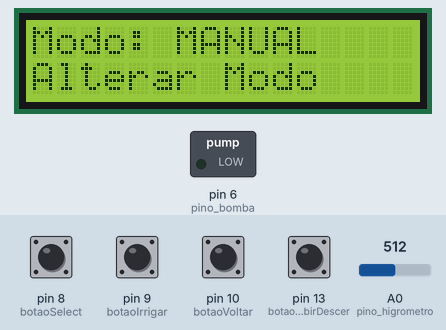
Recording of a sketch running on a simulated Arduino Uno, built with avr-gcc and run on an emulated ATmega328P. On the bench: 16×2 character LCD, switched loads named in the sketch (green lamp = pin HIGH). Dashed ring = blinking. The test bench sets the inputs (shaded band); at power-on: pin 8 (botaoSelect), pin 9 (botaoIrrigar), pin 10 (botaoVoltar), pin 13 (botaoSubirDescer) LOW, A0 (pino_higrometro) = 512. The local clock reads 2024-03-15 10:24:30 at power-on unless the sketch sets it; what the sketch prints to the serial monitor is not drawn.

Above: at 6.2 s.
6.3 s: pin 9 (botaoIrrigar) pulled HIGH for 1 s
At 6.8 s:
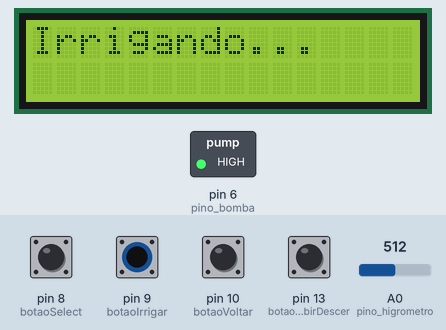
9.1 s: pin 8 (botaoSelect) pulled HIGH for 1 s
At 9.44 s:
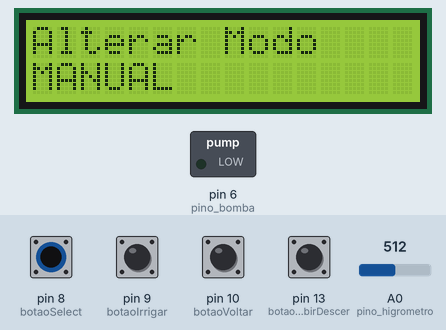
16.1 s: pin 9 (botaoIrrigar) pulled HIGH for 0.2 s
At 16.5 s:
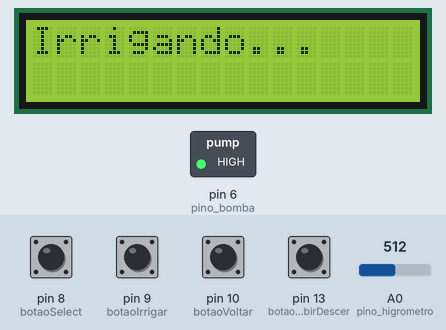
Timing chart, 0 to 19.1 s (numbered marks = the images above; inputs shaded):
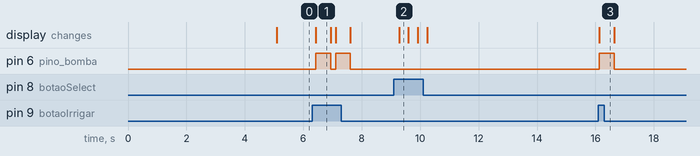

The sketch:

irrigador.ino
```cpp
// Programa para projeto cuidador de planta indoor
#include <DS3232RTC.h>
#include <Streaming.h>
#include <Time.h>
#include <LiquidCrystal.h>

#define pino_higrometro A0
#define pino_bomba 6
#define pino_nivel 7
#define botaoSelect 8
#define botaoIrrigar 9
#define botaoVoltar 10
#define botaoSubirDescer 13
#define valorMinimoLigarBomba 700

int modo = 0; // 0 = manual, 1 = automatico, 2 = no horario
int menu = 0; // 0 = inicio, 1 = Menu
int submenu = 0; //
int selecionarHora = 0; // 0 = hora, 1 = minuto

int horario_hora = 12;
int horario_minuto = 0;

int horas;
int minutos;
int segundos;
LiquidCrystal lcd(12, 11, 5, 4, 3, 2); // Indica pinos do display LCD (padrão, não dá pra mudar)

void setup() {
  Serial.begin(9600);
  lcd.begin(16, 2);

  pinMode(pino_higrometro, INPUT);
  pinMode(botaoSubirDescer, INPUT);
  pinMode(botaoVoltar, INPUT);
  pinMode(botaoIrrigar, INPUT);
  pinMode(botaoSelect, INPUT);
  pinMode(pino_bomba, OUTPUT);


  //Sincroniza a biblioteca Tima com o RTC a cada 5 minutos
  setSyncProvider(RTC.get);
  Serial << F("Sincronizando com o RTC...");
  if (timeStatus() != timeSet) Serial << F(" Falha!");
  Serial << endl;
  escreve_lcd("Irrigador Indoor", 0, "Versao 1.0", 3);
  delay(5000);

}

void loop() {
  horas = hour(); //toInt()
  minutos = minute();//.toInt();
  segundos = second();//.toInt();

  int valorHigrometro = analogRead(pino_higrometro);
  Serial.print("Valor Higrometro: ");
  Serial.print(valorHigrometro);
  Serial.print(" Hora Atual: ");
  Serial.print(horas);
  Serial.print(" Minuto Atual: ");
  Serial.print(minutos);
  Serial.print(" Segundo Atual: ");
  Serial.print(segundos);
  Serial.println("");
  if (valorHigrometro > valorMinimoLigarBomba && modo == 1) // modo = automatico
  {
    while(analogRead(pino_higrometro) > valorMinimoLigarBomba-200)
      ligaBomba(500); // Liga a bomba por 2 segundos
  }


  if (digitalRead(botaoIrrigar) == HIGH && modo == 0)
  {
    ligaBomba(500); // liga a bomba por 0.5 segundo.
    // qnd o loop seguir, se continuar pressionado, liga por mais 0.5s ... e por ai vai
  }

  if(horas == horario_hora && minutos == horario_minuto && segundos < 15 && modo == 2) // esta no modo horário, na hora certa, e os segundos é < 10 (pra nao regar 60 segundos)
  {
    // observação:
    // nao necessariamente irá ligar no segundo "0", tudo depende dos delays de quando vai entrar na proxima iteração do loop, mas acho que não soma 2 segundos nos delays de verificação
    while(analogRead(pino_higrometro) > valorMinimoLigarBomba-200)
      ligaBomba(500); // Liga a bomba por 0.5
  }

  if (digitalRead(botaoSelect) == HIGH)
  {
    if(menu == 0)
    {
      menu = 1;
      submenu = modo;
    }
    else if(menu == 1)
    {
      modo = submenu; // quando o menu está em alterar modo, e a pessoa apertar o select, vai mudar o modo
      if(modo == 2) // se estiver no modo horario, ir para o menu 2 (que mostra o texto pra definir a hora)
      {
        menu = 2;
      }
      else
      {
        menu = 0;
      }
    }
    else if(menu == 2)
    {
      selecionarHora++;
      delay(300);
      if(selecionarHora > 1) // ja arrumou a hora e o minuto
      {
        selecionarHora = 0;
        menu = 0; // voltar ao menu "inicio"
      }
    }
    delay(150);
  }

    if (digitalRead(botaoVoltar) == HIGH)
    {
    menu = (menu - 1 < 0 ? 0 : menu - 1);
    submenu = modo;
    selecionarHora = 0;
    delay(200);
    }


  if (digitalRead(botaoSubirDescer) == HIGH)
  {
    if(menu == 1)
    {
      submenu = (submenu+1 > 2 ? 0 : submenu+1);
    }
    else if(menu == 2)
    {
      if(selecionarHora == 0)
      {
        horario_hora = (horario_hora+1 > 23 ? 0 : horario_hora+1);
      }
      else
      {
        // se nao for hora, é minuto
        horario_minuto = (horario_minuto+1 > 59 ? 0 : horario_minuto+1);
      }
    }
    delay(150);
  }

  lcd.clear();


  // exibe no display as informações
  switch (menu)
  {
  case 0:
    if(modo == 0)
    {
      escreve_lcd("Modo: MANUAL", 0, "Alterar Modo", 0);
      delay(150);
    }
    else if(modo == 1)
    {
      escreve_lcd("Modo: AUTOMATICO", 0, "Alterar Modo", 0);
      delay(150);
    }
    else
    {
      escreve_lcd("Modo: HORARIO", 0, "Alterar Modo", 0);
      delay(150);
    }
    break;
    case 1:
    switch(submenu)
    {
      case 0:
        escreve_lcd("Alterar Modo", 0, "MANUAL", 0);
        delay(150);
        break;
      case 1:
        escreve_lcd("Alterar Modo", 0, "AUTOMATICO", 0);
        delay(150);
        break;
      case 2:
        escreve_lcd("Alterar Modo", 0, "HORARIO", 0);
        delay(150);
        break;
      default:
        break;
    }
      break;
  case 2:
    {
      String texto = getTextoHoraSelecionar();
        Serial.println(texto);
    if(selecionarHora == 0)
      escreve_lcd("Definir hora-HH", 0, texto, 0);
    else
      escreve_lcd("Definir hora-MM", 0, texto, 0);
    delay(150);
   }
    break;
  default:
    break;
  }


}

void escreve_lcd(String texto, int x1, String texto2, int x2)
{
  lcd.clear();
  lcd.setCursor(x1, 0);
  lcd.print(texto);
  lcd.setCursor(x2, 1);
  lcd.print(texto2);
}


String getTextoHoraSelecionar()
{
  String texto = "";
  if(horario_hora < 10)
  {
    texto += "0";
  }
  texto+= horario_hora;
  texto+= ":";
  if(horario_minuto < 10)
  {
    texto += "0";
  }
  texto+= horario_minuto;
  texto+= "  HH/MM";
  return texto;
}

void ligaBomba(int tempo)
{
  escreve_lcd("Irrigando...", 0, " ", 0);
  digitalWrite(pino_bomba, HIGH);
  delay(tempo);
  digitalWrite(pino_bomba, LOW);
}
```

Measured:
- after the input at 6.3 s, pin 6 (pino_bomba): alternates HIGH for 0.50 s and LOW for 0.17 s, 4 changes in all, then stays LOW, starting after 0.13 s; the display: changes after 0.13 s (image 1)
- after the input at 9.1 s, the display: changes after 0.18 s (image 2)
- after the input at 16.1 s, pin 6 (pino_bomba): LOW → HIGH at once, → LOW 0.50 s later; the display: changes at once (image 3)
- what the display in image 1 shows lasts 0.5 s, from 6.4 s to 6.9 s
